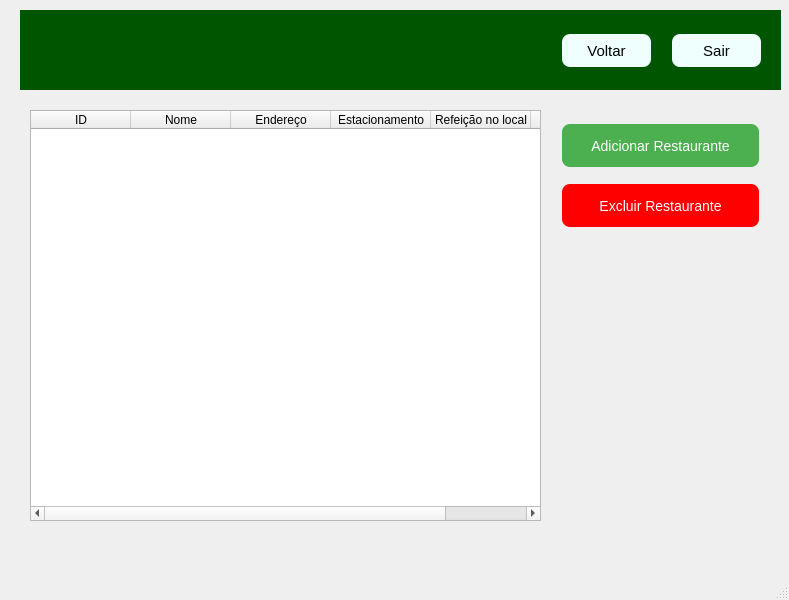
<?xml version="1.0" encoding="UTF-8"?>
<ui version="4.0">
 <class>MainWindow</class>
 <widget class="QMainWindow" name="MainWindow">
  <property name="geometry">
   <rect>
    <x>0</x>
    <y>0</y>
    <width>789</width>
    <height>600</height>
   </rect>
  </property>
  <property name="windowTitle">
   <string>MainWindow</string>
  </property>
  <widget class="QWidget" name="centralwidget">
   <widget class="QWidget" name="widget" native="true">
    <property name="geometry">
     <rect>
      <x>20</x>
      <y>10</y>
      <width>761</width>
      <height>80</height>
     </rect>
    </property>
    <property name="styleSheet">
     <string notr="true">background-color: rgb(0, 85, 0);</string>
    </property>
    <widget class="QPushButton" name="pushButton_sair">
     <property name="geometry">
      <rect>
       <x>650</x>
       <y>20</y>
       <width>93</width>
       <height>41</height>
      </rect>
     </property>
     <property name="styleSheet">
      <string notr="true">QPushButton {
           
	
	
	background-color: rgb(238, 255, 254);
           border: none;
           padding: 10px 20px;
           text-align: center;
           text-decoration: none;
           display: inline-block;
           font-size: 15px;
           margin: 4px 2px;
           cursor: pointer;
           border-radius: 8px;
        }
        QPushButton:hover {
          
	
	background-color: rgb(255, 255, 255);
        }</string>
     </property>
     <property name="text">
      <string>Sair</string>
     </property>
    </widget>
    <widget class="QPushButton" name="pushButton_voltar">
     <property name="geometry">
      <rect>
       <x>540</x>
       <y>20</y>
       <width>93</width>
       <height>41</height>
      </rect>
     </property>
     <property name="styleSheet">
      <string notr="true">QPushButton {
           
	
	
	background-color: rgb(238, 255, 254);
           border: none;
           padding: 10px 20px;
           text-align: center;
           text-decoration: none;
           display: inline-block;
           font-size: 15px;
           margin: 4px 2px;
           cursor: pointer;
           border-radius: 8px;
        }
        QPushButton:hover {
          
	
	background-color: rgb(255, 255, 255);
        }</string>
     </property>
     <property name="text">
      <string>Voltar</string>
     </property>
    </widget>
   </widget>
   <widget class="QTableWidget" name="tableWidget">
    <property name="geometry">
     <rect>
      <x>30</x>
      <y>110</y>
      <width>511</width>
      <height>411</height>
     </rect>
    </property>
    <column>
     <property name="text">
      <string>ID</string>
     </property>
    </column>
    <column>
     <property name="text">
      <string>Nome</string>
     </property>
    </column>
    <column>
     <property name="text">
      <string>Endereço</string>
     </property>
    </column>
    <column>
     <property name="text">
      <string>Estacionamento</string>
     </property>
    </column>
    <column>
     <property name="text">
      <string>Refeição no local</string>
     </property>
    </column>
    <column>
     <property name="text">
      <string>Delivery</string>
     </property>
    </column>
   </widget>
   <widget class="QPushButton" name="pushButton_add_hotel">
    <property name="geometry">
     <rect>
      <x>560</x>
      <y>120</y>
      <width>201</width>
      <height>51</height>
     </rect>
    </property>
    <property name="styleSheet">
     <string notr="true">QPushButton {
           background-color: #4CAF50;
           border: none;
           color: white;
           padding: 10px 20px;
           text-align: center;
           text-decoration: none;
           display: inline-block;
           font-size: 14px;
           margin: 4px 2px;
           cursor: pointer;
           border-radius: 8px;
        }
        QPushButton:hover {
           background-color: #45a049;
        }</string>
    </property>
    <property name="text">
     <string>Adicionar Restaurante</string>
    </property>
   </widget>
   <widget class="QPushButton" name="pushButton_excluir_hotel">
    <property name="geometry">
     <rect>
      <x>560</x>
      <y>180</y>
      <width>201</width>
      <height>51</height>
     </rect>
    </property>
    <property name="styleSheet">
     <string notr="true">QPushButton {
           
	background-color: rgb(255, 0, 0);
           border: none;
           color: white;
           padding: 10px 20px;
           text-align: center;
           text-decoration: none;
           display: inline-block;
           font-size: 14px;
           margin: 4px 2px;
           cursor: pointer;
           border-radius: 8px;
        }
        QPushButton:hover {
           
	
	background-color: rgb(195, 0, 0);
        }</string>
    </property>
    <property name="text">
     <string>Excluir Restaurante</string>
    </property>
   </widget>
  </widget>
  <widget class="QMenuBar" name="menubar">
   <property name="geometry">
    <rect>
     <x>0</x>
     <y>0</y>
     <width>789</width>
     <height>26</height>
    </rect>
   </property>
  </widget>
  <widget class="QStatusBar" name="statusbar"/>
 </widget>
 <resources/>
 <connections/>
</ui>
